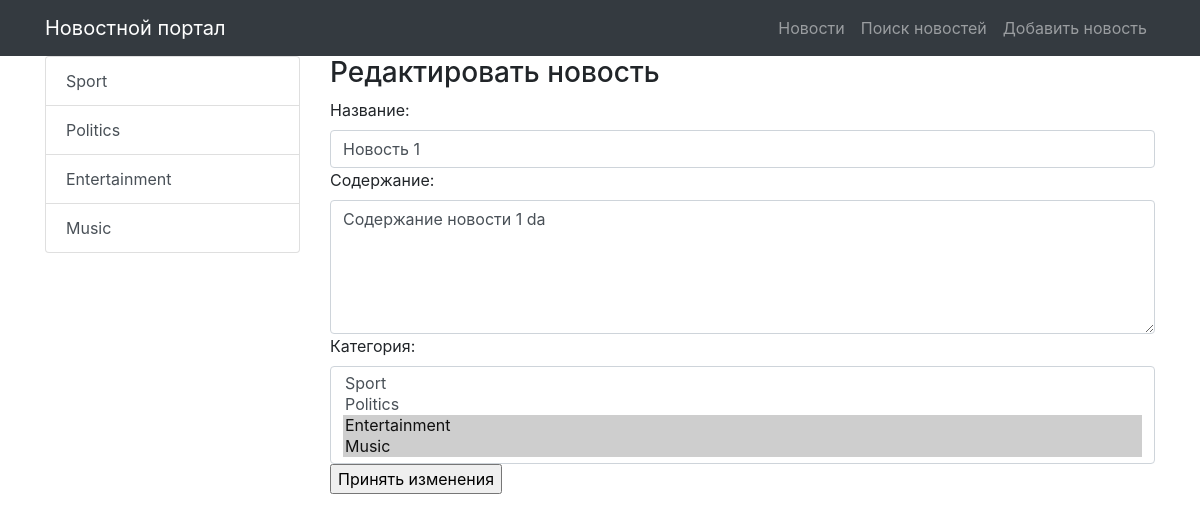
/news/edit/8 (signed in), run on an earlier commit of the app's database.
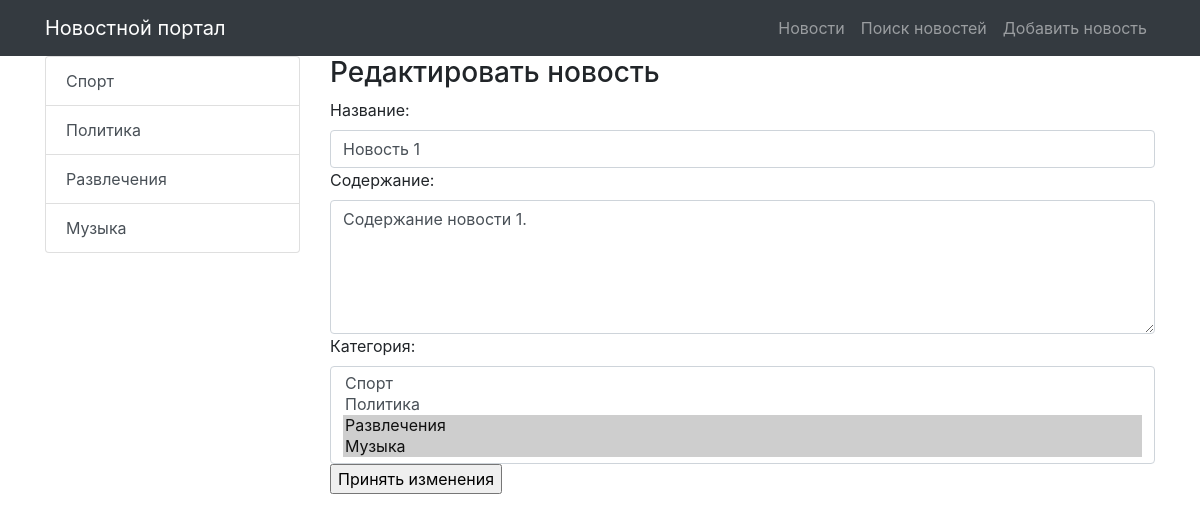
And on a later commit of the database.
### news/models.py (models this page shows, shortened)
class Category(models.Model):
    title = models.CharField(max_length=255, unique=True)
    subscribers = models.ForeignKey(User, on_delete=models.CASCADE)
    def __str__(self):
        return f"{self.title}"
    def get_absolute_url(self):
        return reverse('news_category', kwargs={'category_id': self.pk})

class Post(models.Model):
    author = models.ForeignKey(Author, on_delete=models.CASCADE, verbose_name='Автор')
    category = models.ManyToManyField(Category, through='PostCategory')
    type = models.BooleanField(default=False)  # False - статья, True - новость
    creation_datetime = models.DateTimeField(auto_now_add=True, verbose_name='Дата публикации')
    title = models.CharField(max_length=255, verbose_name='Название')
    text = models.TextField(verbose_name='Содержание')
    rating = models.IntegerField(default=0)

### news/views.py (the view)
# urls.py: path('edit/<int:pk>', NewsEdit.as_view(), name='news_update'),
class NewsEdit(PermissionRequiredMixin, UpdateView):
    permission_required = ('news.change_post',)
    model = Post
    template_name = 'news_edit.html'
    form_class = NewsForm
    def get_object(self, **kwargs):
        id = self.kwargs.get('pk')
        return Post.objects.get(pk=id)
    def get_context_data(self, **kwargs):
        context = super().get_context_data(**kwargs)
        context['categories'] = Category.objects.all()
        return context

### news/forms.py
class NewsForm(forms.ModelForm):
    class Meta:
        model = Post
        fields = ['title', 'text', 'category']
        widgets = {
            'title': forms.TextInput(attrs={"class": "form-control"}),
            'text': forms.Textarea(attrs={"class": "form-control", "rows": 5}),
            'category': forms.SelectMultiple(attrs={"class": "form-control", "empty_label": 'sd'}),
        }
        labels = {
            'category': 'Категория'
        }

### templates/news_edit.html (shortened to what this page needs)
{% extends 'default.html' %}
{% block content %}
<h3>Редактировать новость</h3>
<form method="POST">
    {{ form }}
    <input type="submit" value="Принять изменения">
</form>
{% endblock content %}

### templates/default.html (shortened to what this page needs)
{% load static %}
<!DOCTYPE html>
<html lang="en">
<head>
    <link href="{% static 'vendor/bootstrap/css/bootstrap.min.css' %}" rel="stylesheet">
</head>
<body>
<nav class="navbar navbar-expand-lg navbar-dark bg-dark static-top">
    <div class="container">
        <a class="navbar-brand" href="/news/">Новостной портал</a>
        <div class="collapse navbar-collapse" id="navbarResponsive">
            <ul class="navbar-nav ml-auto">
                <li class="nav-item">
                    <a class="nav-link" href="/news/">Новости</a>
                </li>
                <li class="nav-item">
                    <a class="nav-link" href="{% url 'news_search' %}">Поиск новостей</a>
                </li>
                <li class="nav-item">
                    <a class="nav-link" href="{% url 'news_add' %}">Добавить новость</a>
                </li>
            </ul>
        </div>
    </div>
</nav>
<div class="container">
    <div class="row">
        <div class="col-md-3">
            <div class="list-group">
                {% for item in categories %}
                <a href="{{ item.get_absolute_url }}" class="list-group-item list-group-item-action">
                    {{ item.title }}
                </a>
                {% endfor %}
            </div>
        </div>
        <div class="col-md-9">
            {% block content %}
            {% endblock content %}
        </div>
    </div>
</div>
</body>
</html>

What changed in the data, as far as the page shows it:
changed Category: title "Sport" → "Спорт"
changed Category: title "Politics" → "Политика"
changed Category: title "Entertainment" → "Развлечения"
changed Category: title "Music" → "Музыка"
changed Post "Новость 1": text "Содержание новости 1 da" → "Содержание новости 1."
Also different on the page:
form field category: "Sport / Politics / Entertainment ☑ / Music ☑" → "Спорт / Политика / Развлечения ☑ / Музыка ☑"
